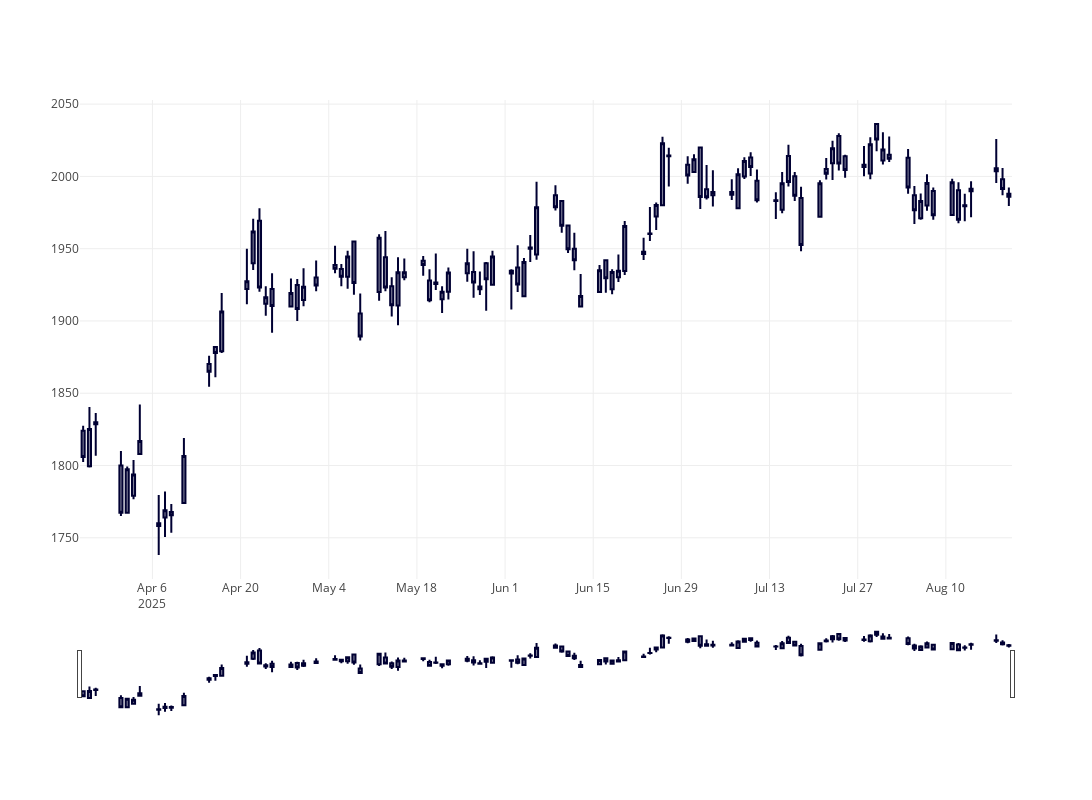

Here is the notebook cell this chart was saved with:
### Code cell
fig2 = client.plot_chart(data=df_hdfc)
fig2.show()
